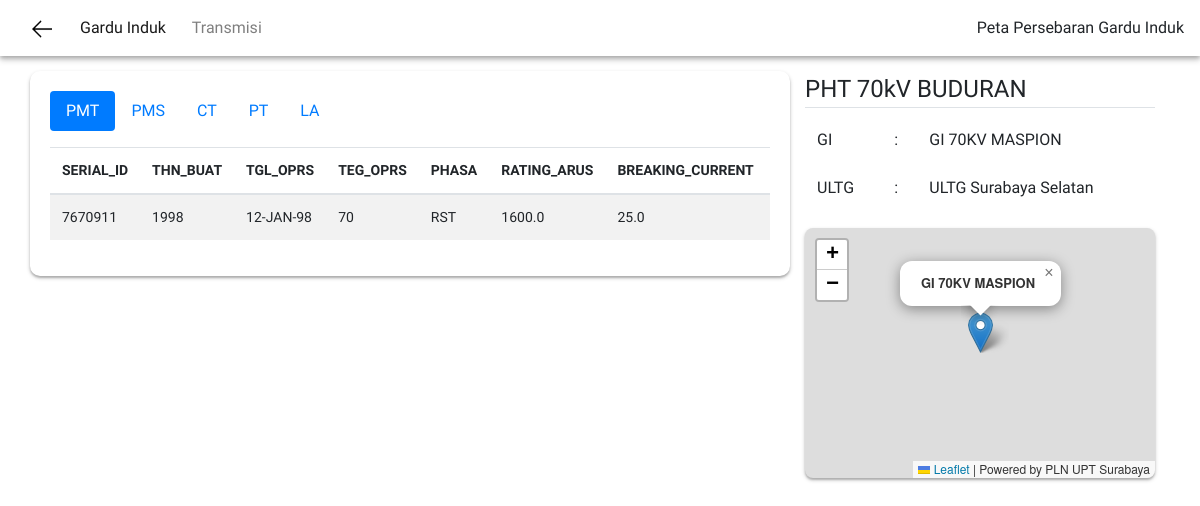
Screenshot of /1/peralatan/TRS-3611-428.428-B0003 with the database file from the repository.
### apps/home/models.py (models this page shows)
class PMTModel(db.Model):
    id = db.Column(db.Integer, primary_key=True)
    NMTRAGI = db.Column(db.String(100))
    NAMAGI = db.Column(db.String(100))
    NAMABAY = db.Column(db.String(100))
    STATUS_ALAT = db.Column(db.String(100))
    TECHIDENTNO = db.Column(db.String(100))
    EQ_NUMBER = db.Column(db.String(100))
    EQUIPMENT_NUMBER = db.Column(db.String(100))
    SERIAL_ID = db.Column(db.String(100))
    ID_BAY = db.Column(db.String(100))
    ID_FUNCTLOC = db.Column(db.String(100))
    KODE_PST = db.Column(db.Integer)
    KD_STATUS = db.Column(db.Integer)
    TEG_OPRS = db.Column(db.Integer)
    PHASA = db.Column(db.String(100))
    TGL_OPRS = db.Column(db.String(100))
    THN_BUAT = db.Column(db.Integer)
    BUATAN = db.Column(db.String(100))
    PENEMPATAN = db.Column(db.String(100))
    KETERANGAN = db.Column(db.String(100))
    FLAG = db.Column(db.Float(100))
    MERK = db.Column(db.String(100))
    TIPE = db.Column(db.String(100))
    ASSET = db.Column(db.String(100))
    CONS_TYPE = db.Column(db.Float(100))
    DESCRIPTION = db.Column(db.String(100))
    RATING_ARUS = db.Column(db.Float(100))
    BREAKING_CURRENT = db.Column(db.Float(100))
    MKNK_PGRK = db.Column(db.String(100))
    MEDIA_PMDM = db.Column(db.String(100))
    JENIS = db.Column(db.String(100))
    RATING_TEG = db.Column(db.Float(100))
    MAKING_CURRENT = db.Column(db.Float(100))
    BIL = db.Column(db.Float(100))
    SIL = db.Column(db.Float(100))
    PFW = db.Column(db.Float(100))
    WKT_BUKA = db.Column(db.Float(100))
    WKT_TUTUP = db.Column(db.Float(100))
    WKT_BREAK = db.Column(db.Float(100))
    DUR_HUB_SING = db.Column(db.Float(100))
    SEKUENSIAL = db.Column(db.String(100))
    TEKANAN = db.Column(db.Float(100))
    THN_KTK = db.Column(db.Float(100))
    THN_ISO = db.Column(db.Float(100))
    BERAT = db.Column(db.Float(100))
    STANDARD = db.Column(db.String(100))
    PASANGAN = db.Column(db.String(100))
    TOLERANSI = db.Column(db.Float(100))
    HOUSING = db.Column(db.String(100))
    JML_TRIP_COIL = db.Column(db.Float(100))
    TYPE_ID = db.Column(db.Float(100))
    ID_KOMPARTEMEN = db.Column(db.Float(100))
    EQ_NUMBER_REF = db.Column(db.String(100))
    CCODE = db.Column(db.Integer)

class BayModel(db.Model):
    id = db.Column(db.Integer, primary_key=True)
    ULTG = db.Column(db.String(100))
    GI = db.Column(db.String(100))
    BAY = db.Column(db.String(100))
    FUNGSI = db.Column(db.String(100))
    ID_FUNCTLOC = db.Column(db.String(100))
    SUP_FUNCTLOC = db.Column(db.String(100))
    NM_LOKASI = db.Column(db.String(100))
    DESKRIPSI = db.Column(db.String(100))
    ID_LOCATION = db.Column(db.Float(100))
    ID_PARENT = db.Column(db.String(100))
    TEGANGAN = db.Column(db.Float(100))
    KD_FUNGSI = db.Column(db.String(100))
    KD_WILAYAH = db.Column(db.Float(100))
    TGL_OPRS = db.Column(db.String(100))
    TGL_TDK_OPRS = db.Column(db.String(100))
    FLAG = db.Column(db.Float(100))
    WORKCENTER = db.Column(db.String(100))
    ID_PLANT = db.Column(db.Float(100))
    ID_TRAGI = db.Column(db.Float(100))
    NOMORGI = db.Column(db.Float(100))
    KD_GROUPLOKASI = db.Column(db.Float(100))
    ID_SECTION = db.Column(db.String(100))
    BOUND = db.Column(db.String(100))
    BA_CODE = db.Column(db.Float(100))
    ASSET_LOKASI = db.Column(db.Float(100))
    BAYGROUP = db.Column(db.Float(100))
    MVA = db.Column(db.Float(100))
    NOSIRKIT = db.Column(db.Float(100))
    COSTCENTER = db.Column(db.Float(100))
    BC_FLC = db.Column(db.String(100))

class GIModel(db.Model):
    id = db.Column(db.Integer, primary_key=True)
    ULTG = db.Column(db.String(100))
    STATUS_OPERASI = db.Column(db.String(100))
    ID_FUNCTLOC = db.Column(db.String(100))
    NM_LOKASI = db.Column(db.String(100))
    NM_LOKASI_URL = db.Column(db.String(100))
    TEGANGAN = db.Column(db.Integer)
    TGL_OPRS = db.Column(db.String(100))
    ALAMAT = db.Column(db.TEXT)
    LATITUDE = db.Column(db.Float(100))
    LONGITUDE = db.Column(db.Float(100))

### apps/home/routes.py (the view)
@home.route("/<int:id_gi>/peralatan/<string:ID_FUNCTLOC>")
def pmtList(id_gi, ID_FUNCTLOC):
    PMT_LIST = []
    query_pmt = PMTModel.query.filter_by(
        ID_FUNCTLOC=ID_FUNCTLOC).all()
    query_pms = PMSModel.query.filter_by(ID_FUNCTLOC=ID_FUNCTLOC).all()
    query_ct = CTModel.query.filter_by(ID_FUNCTLOC=ID_FUNCTLOC).all()
    query_pt = PTModel.query.filter_by(ID_FUNCTLOC=ID_FUNCTLOC).all()
    bayGI = BayModel.query.filter_by(ID_FUNCTLOC=ID_FUNCTLOC).first()
    queryNamaGI = GIModel.query.get(id_gi)
    lat = queryNamaGI.LATITUDE
    lon = queryNamaGI.LONGITUDE
    namaGI = queryNamaGI.NM_LOKASI
    return render_template(
        "peralatan.html",
        ID_GI=id_gi,
        back=True,
        PMT=query_pmt,
        PMS=query_pms,
        CT=query_ct,
        PT=query_pt,
        bayGI=bayGI,
        lat=lat, lon=lon,
        namaGI=namaGI
    )

### apps/home/templates/peralatan.html (shortened to what this page needs)
{% extends "layout_detail.html" %}
{% block content %}
<main role='main' style="margin-top: 15px; margin-bottom: 10px;">
    <div class="container">
        <div class="row">
            <div class="col-md-8" id="carding" style="height: fit-content;">
                <ul class="nav nav-pills mb-3" id="pills-tab" role="tablist">
                    <li class="nav-item">
                        <a class="nav-link active" id="pills-pmt-tab" data-toggle="pill" href="#pills-pmt" role="tab"
                            aria-controls="pills-pmt" aria-selected="true">PMT</a>
                    </li>
                    <li class="nav-item">
                        <a class="nav-link" id="pills-pms-tab" data-toggle="pill" href="#pills-pms" role="tab"
                            aria-controls="pills-pms" aria-selected="false">PMS</a>
                    </li>
                    <li class="nav-item">
                        <a class="nav-link" id="pills-ct-tab" data-toggle="pill" href="#pills-ct" role="tab"
                            aria-controls="pills-ct" aria-selected="false">CT</a>
                    </li>
                    <li class="nav-item">
                        <a class="nav-link" id="pills-pt-tab" data-toggle="pill" href="#pills-pt" role="tab"
                            aria-controls="pills-pt" aria-selected="false">PT</a>
                    </li>
                    <li class="nav-item">
                        <a class="nav-link" id="pills-la-tab" data-toggle="pill" href="#pills-la" role="tab"
                            aria-controls="pills-la" aria-selected="false">LA</a>
                    </li>
                </ul>
                <div class="tab-content" id="pills-tabContent">
                    <div class="tab-pane fade show active" id="pills-pmt" role="tabpanel"
                        aria-labelledby="pills-pmt-tab">
                        <div class="table-responsive" style="font-size: 14px;">
                            <table class="table table-striped">
                                <thead>
                                    <tr>
                                        <th>SERIAL_ID</th>
                                        <th>THN_BUAT</th>
                                        <th>TGL_OPRS</th>
                                        <th>TEG_OPRS</th>
                                        <th>PHASA</th>
                                        <th>RATING_ARUS</th>
                                        <th>BREAKING_CURRENT</th>
                                        <th>MEDIA_PMDM</th>
                                    </tr>
                                </thead>
                                <tbody>
                                    {% for data in PMT %}
                                    <tr>
                                        <td>{{data.SERIAL_ID}}</td>
                                        <td>{{data.THN_BUAT}}</td>
                                        <td>{{data.TGL_OPRS}}</td>
                                        <td>{{data.TEG_OPRS}}</td>
                                        <td>{{data.PHASA}}</td>
                                        <td>{{data.RATING_ARUS}}</td>
                                        <td>{{data.BREAKING_CURRENT}}</td>
                                        <td>{{data.MEDIA_PMDM}}</td>
                                    </tr>
                                    {% endfor %}
                                </tbody>
                            </table>
                        </div>
                    </div>
                </div>
            </div>
            <div class="col-md-4" style="width: 300px;">
                <div class="content-section">
                    <legend class="border-bottom mb-2">{{ bayGI.BAY }} </legend>
                    <table class="table table-borderless">
                        <tbody>
                            <tr>
                                <td>GI</td>
                                <td>:</td>
                                <td>{{namaGI}}</td>
                            </tr>
                            <tr>
                                <td>ULTG</td>
                                <td>:</td>
                                <td>{{ bayGI.ULTG }}</td>
                            </tr>
                        </tbody>
                    </table>
                </div>
                <div class="content-section">
                    {% include "map_detail.html" %}
                </div>
            </div>
        </div>
    </div>
</main>
{% endblock %}

### apps/home/templates/layout_detail.html (style rules this page uses)
#carding { border-radius: 10px; padding: 20px; width: auto; height: auto; box-shadow: 0 2px 4px 0 rgba(0, 0, 0, 0.2), 0 2px 2px 0 rgba(0, 0, 0, 0.19); }
body { font-family: "Lexend Deca", sans-serif; }

### rows the page displays
PMTModel: SERIAL_ID "7670911", THN_BUAT "1998", TGL_OPRS "12-JAN-98", TEG_OPRS "70", PHASA "RST", RATING_ARUS "1600.0", BREAKING_CURRENT "25.0"
BayModel: BAY "PHT 70kV BUDURAN", ULTG "ULTG Surabaya Selatan"
GIModel: NM_LOKASI "GI 70KV MASPION"
